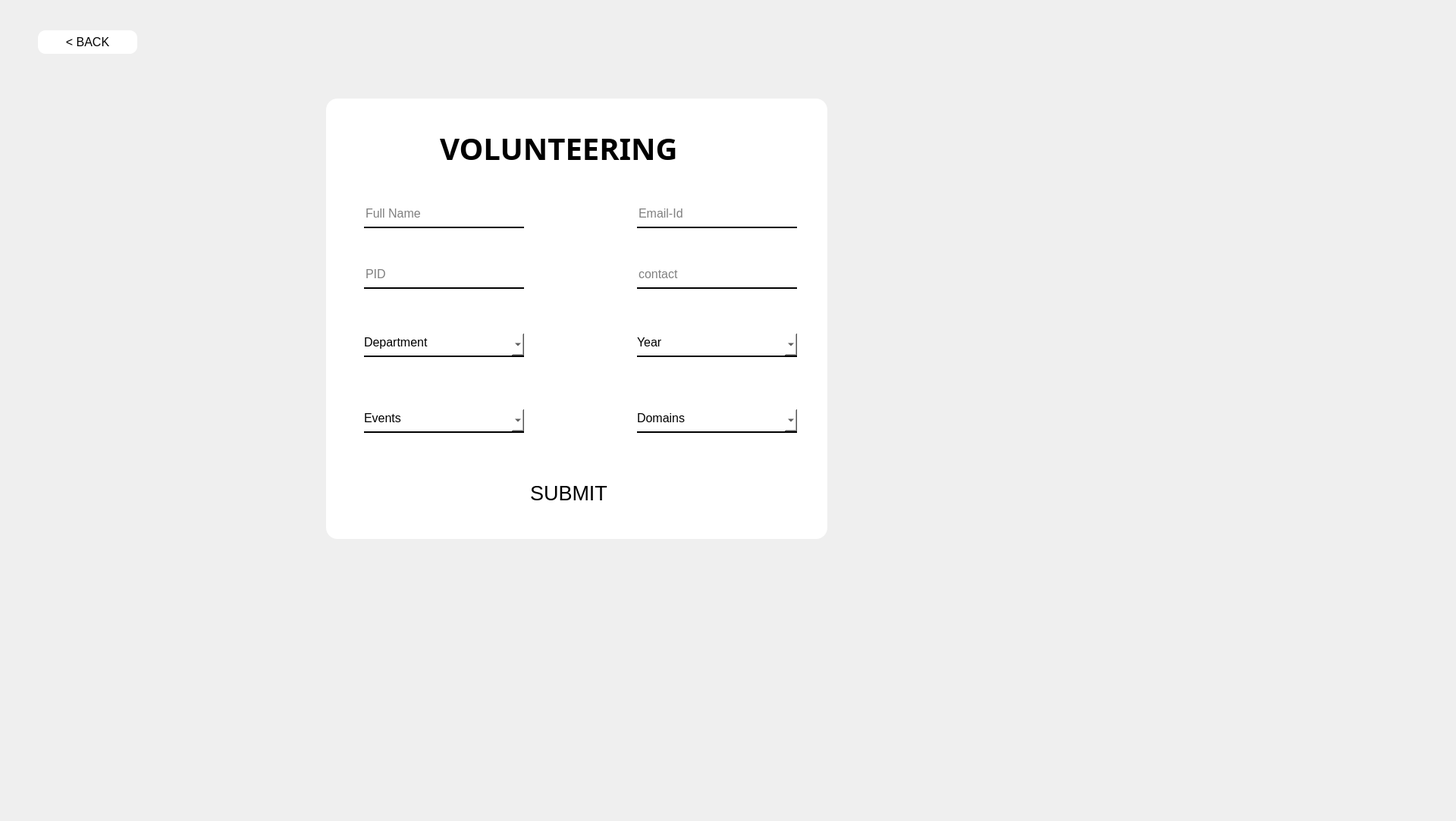
<?xml version="1.0" encoding="UTF-8"?>
<ui version="4.0">
 <class>Form</class>
 <widget class="QWidget" name="Form">
  <property name="geometry">
   <rect>
    <x>0</x>
    <y>0</y>
    <width>1920</width>
    <height>1083</height>
   </rect>
  </property>
  <property name="windowTitle">
   <string>Form</string>
  </property>
  <property name="styleSheet">
   <string notr="true">QPushButton#v_butt{
	background-color: qlineargradient(spread:pad, x1:0, y1:0., x2:1, y2:0, stop:0 rgba(20, 47,78, 219), stop:1 rgba(85, 98, 112, 226));
	color:rgba(255,255,255,210);
	border-radius:50px;
}
QPushButton#v_butt:hover{
	background-color: qlineargradient(spread:pad, x1:0, y1:0., x2:1, y2:0, stop:0 rgba(40, 67,98, 219), stop:1 rgba(105, 118, 132, 226));
}
QPushButton#v_butt:pressed{
	padding-left:5px;
	padding-top:5px;
	background-color:rgba(105,118,132,200);
}

QPushButton#v_butt_2{
	background-color: rgba(0,0,0,0);
	color:rgba(85,98,112,255);
}
QPushButton#v_butt:hover_2{
	color:rgba(155,168,182,220);
}
QPushButton#v_butt:pressed_2{
	padding-left:5px;
	padding-top:5px;
	background-color:rgba(115,128,142,255);
}

QPushButton#back3_butt{
	background-color: qlineargradient(spread:pad, x1:0, y1:0., x2:1, y2:0, stop:0 rgba(20, 47,78, 219), stop:1 rgba(85, 98, 112, 226));
	color:rgba(255,255,255,210);
	border-radius:50px;
}
QPushButton#back3_butt:hover{
	background-color: qlineargradient(spread:pad, x1:0, y1:0., x2:1, y2:0, stop:0 rgba(40, 67,98, 219), stop:1 rgba(105, 118, 132, 226));
}
QPushButton#back3_butt:pressed{
	padding-left:5px;
	padding-top:5px;
	background-color:rgba(105,118,132,200);
}

QPushButton#back3_butt_2{
	background-color: rgba(0,0,0,0);
	color:rgba(85,98,112,255);
}
QPushButton#back3_butt:hover_2{
	color:rgba(155,168,182,220);
}
QPushButton#back3_butt:pressed_2{
	padding-left:5px;
	padding-top:5px;
	background-color:rgba(115,128,142,255);
}</string>
  </property>
  <widget class="QLabel" name="label">
   <property name="geometry">
    <rect>
     <x>0</x>
     <y>0</y>
     <width>1920</width>
     <height>1080</height>
    </rect>
   </property>
   <property name="styleSheet">
    <string notr="true">background-image: url(&quot;C://Users//RIYA//OneDrive//Desktop//PyQt_is_real_shit//bg_edited.png&quot;);</string>
   </property>
   <property name="text">
    <string/>
   </property>
   <property name="pixmap">
    <pixmap>../../../Downloads/bg_edited.png</pixmap>
   </property>
  </widget>
  <widget class="QLabel" name="label_2">
   <property name="geometry">
    <rect>
     <x>430</x>
     <y>130</y>
     <width>661</width>
     <height>581</height>
    </rect>
   </property>
   <property name="styleSheet">
    <string notr="true">background-color: rgb(255, 255, 255);
border-radius : 15px;</string>
   </property>
   <property name="text">
    <string/>
   </property>
  </widget>
  <widget class="QLabel" name="label_3">
   <property name="geometry">
    <rect>
     <x>580</x>
     <y>170</y>
     <width>451</width>
     <height>51</height>
    </rect>
   </property>
   <property name="font">
    <font>
     <family>Arial Black</family>
     <pointsize>30</pointsize>
     <weight>75</weight>
     <bold>true</bold>
    </font>
   </property>
   <property name="styleSheet">
    <string notr="true">color: rgb(0, 0, 0);</string>
   </property>
   <property name="text">
    <string>VOLUNTEERING</string>
   </property>
  </widget>
  <widget class="QLineEdit" name="namefield">
   <property name="geometry">
    <rect>
     <x>480</x>
     <y>270</y>
     <width>211</width>
     <height>31</height>
    </rect>
   </property>
   <property name="font">
    <font>
     <pointsize>12</pointsize>
    </font>
   </property>
   <property name="styleSheet">
    <string notr="true">background-color:rgba(0,0,0,0);
border:none;
border-bottom:2px solid rgba(,118,132,255);
color: rgb(0, 0, 0);
padding-bottom:7px;</string>
   </property>
   <property name="text">
    <string/>
   </property>
   <property name="placeholderText">
    <string>Full Name</string>
   </property>
  </widget>
  <widget class="QLineEdit" name="contactfield">
   <property name="geometry">
    <rect>
     <x>840</x>
     <y>350</y>
     <width>211</width>
     <height>31</height>
    </rect>
   </property>
   <property name="font">
    <font>
     <pointsize>12</pointsize>
    </font>
   </property>
   <property name="styleSheet">
    <string notr="true">background-color:rgba(0,0,0,0);
border:none;
border-bottom:2px solid rgba(,118,132,255);
color: rgb(0, 0, 0);
padding-bottom:7px;</string>
   </property>
   <property name="text">
    <string/>
   </property>
   <property name="placeholderText">
    <string>contact</string>
   </property>
  </widget>
  <widget class="QLineEdit" name="emailIdfield">
   <property name="geometry">
    <rect>
     <x>840</x>
     <y>270</y>
     <width>211</width>
     <height>31</height>
    </rect>
   </property>
   <property name="font">
    <font>
     <pointsize>12</pointsize>
    </font>
   </property>
   <property name="styleSheet">
    <string notr="true">background-color:rgba(0,0,0,0);
border:none;
border-bottom:2px solid rgba(,118,132,255);
color: rgb(0, 0, 0);
padding-bottom:7px;</string>
   </property>
   <property name="text">
    <string/>
   </property>
   <property name="placeholderText">
    <string>Email-Id</string>
   </property>
  </widget>
  <widget class="QLineEdit" name="pidfield">
   <property name="geometry">
    <rect>
     <x>480</x>
     <y>350</y>
     <width>211</width>
     <height>31</height>
    </rect>
   </property>
   <property name="font">
    <font>
     <pointsize>12</pointsize>
    </font>
   </property>
   <property name="styleSheet">
    <string notr="true">background-color:rgba(0,0,0,0);
border:none;
border-bottom:2px solid rgba(,118,132,255);
color: rgb(0, 0, 0);
padding-bottom:7px;</string>
   </property>
   <property name="text">
    <string/>
   </property>
   <property name="placeholderText">
    <string>PID</string>
   </property>
  </widget>
  <widget class="QComboBox" name="eventfield">
   <property name="geometry">
    <rect>
     <x>480</x>
     <y>540</y>
     <width>211</width>
     <height>31</height>
    </rect>
   </property>
   <property name="font">
    <font>
     <pointsize>12</pointsize>
    </font>
   </property>
   <property name="styleSheet">
    <string notr="true">background-color: rgb(255, 255, 255);
border:none;
border-bottom:2px solid rgba(,118,132,255);
color: rgb(0, 0, 0);
padding-bottom:7px;</string>
   </property>
   <property name="editable">
    <bool>false</bool>
   </property>
   <property name="currentIndex">
    <number>0</number>
   </property>
   <property name="frame">
    <bool>true</bool>
   </property>
   <item>
    <property name="text">
     <string>Events</string>
    </property>
   </item>
   <item>
    <property name="text">
     <string>Iris</string>
    </property>
   </item>
   <item>
    <property name="text">
     <string>Ignitra</string>
    </property>
   </item>
   <item>
    <property name="text">
     <string>Mosaic</string>
    </property>
   </item>
   <item>
    <property name="text">
     <string>Industrial Visits</string>
    </property>
   </item>
  </widget>
  <widget class="QPushButton" name="v_butt">
   <property name="geometry">
    <rect>
     <x>650</x>
     <y>630</y>
     <width>200</width>
     <height>40</height>
    </rect>
   </property>
   <property name="font">
    <font>
     <pointsize>20</pointsize>
    </font>
   </property>
   <property name="styleSheet">
    <string notr="true">color: rgb(0, 0, 0);</string>
   </property>
   <property name="text">
    <string>SUBMIT</string>
   </property>
  </widget>
  <widget class="QComboBox" name="domainfield">
   <property name="geometry">
    <rect>
     <x>840</x>
     <y>540</y>
     <width>211</width>
     <height>31</height>
    </rect>
   </property>
   <property name="font">
    <font>
     <pointsize>12</pointsize>
    </font>
   </property>
   <property name="styleSheet">
    <string notr="true">background-color: rgb(255, 255, 255);
border:none;
border-bottom:2px solid rgba(,118,132,255);
color: rgb(0, 0, 0);
padding-bottom:7px;</string>
   </property>
   <property name="editable">
    <bool>false</bool>
   </property>
   <property name="currentIndex">
    <number>0</number>
   </property>
   <property name="frame">
    <bool>true</bool>
   </property>
   <item>
    <property name="text">
     <string>Domains</string>
    </property>
   </item>
   <item>
    <property name="text">
     <string>Marketting</string>
    </property>
   </item>
   <item>
    <property name="text">
     <string>Management</string>
    </property>
   </item>
   <item>
    <property name="text">
     <string>PR</string>
    </property>
   </item>
   <item>
    <property name="text">
     <string>Logistics</string>
    </property>
   </item>
   <item>
    <property name="text">
     <string>Social-Media</string>
    </property>
   </item>
  </widget>
  <widget class="QPushButton" name="back3_butt">
   <property name="geometry">
    <rect>
     <x>50</x>
     <y>40</y>
     <width>131</width>
     <height>31</height>
    </rect>
   </property>
   <property name="font">
    <font>
     <pointsize>12</pointsize>
    </font>
   </property>
   <property name="styleSheet">
    <string notr="true">color:black;
border-radius:10px;
background-color: rgb(255, 255, 255);</string>
   </property>
   <property name="text">
    <string>&lt; BACK</string>
   </property>
  </widget>
  <widget class="QComboBox" name="deptfield">
   <property name="geometry">
    <rect>
     <x>480</x>
     <y>440</y>
     <width>211</width>
     <height>31</height>
    </rect>
   </property>
   <property name="font">
    <font>
     <pointsize>12</pointsize>
    </font>
   </property>
   <property name="styleSheet">
    <string notr="true">background-color: rgb(255, 255, 255);
border:none;
border-bottom:2px solid rgba(,118,132,255);
color: rgb(0, 0, 0);
padding-bottom:7px;</string>
   </property>
   <item>
    <property name="text">
     <string>Department</string>
    </property>
   </item>
   <item>
    <property name="text">
     <string>CS</string>
    </property>
   </item>
   <item>
    <property name="text">
     <string>IT</string>
    </property>
   </item>
   <item>
    <property name="text">
     <string>Mech</string>
    </property>
   </item>
   <item>
    <property name="text">
     <string>EXTC</string>
    </property>
   </item>
   <item>
    <property name="text">
     <string>Elec</string>
    </property>
   </item>
  </widget>
  <widget class="QComboBox" name="yearfield">
   <property name="geometry">
    <rect>
     <x>840</x>
     <y>440</y>
     <width>211</width>
     <height>31</height>
    </rect>
   </property>
   <property name="font">
    <font>
     <pointsize>12</pointsize>
    </font>
   </property>
   <property name="styleSheet">
    <string notr="true">background-color: rgb(255, 255, 255);
border:none;
border-bottom:2px solid rgba(,118,132,255);
color: rgb(0, 0, 0);
padding-bottom:7px;</string>
   </property>
   <item>
    <property name="text">
     <string>Year</string>
    </property>
   </item>
   <item>
    <property name="text">
     <string>FE</string>
    </property>
   </item>
   <item>
    <property name="text">
     <string>SE</string>
    </property>
   </item>
   <item>
    <property name="text">
     <string>TE</string>
    </property>
   </item>
   <item>
    <property name="text">
     <string>BE</string>
    </property>
   </item>
  </widget>
  <widget class="QLabel" name="error">
   <property name="geometry">
    <rect>
     <x>620</x>
     <y>590</y>
     <width>331</width>
     <height>20</height>
    </rect>
   </property>
   <property name="styleSheet">
    <string notr="true">color:red;</string>
   </property>
   <property name="text">
    <string/>
   </property>
  </widget>
  <zorder>label</zorder>
  <zorder>label_2</zorder>
  <zorder>label_3</zorder>
  <zorder>namefield</zorder>
  <zorder>contactfield</zorder>
  <zorder>emailIdfield</zorder>
  <zorder>pidfield</zorder>
  <zorder>eventfield</zorder>
  <zorder>v_butt</zorder>
  <zorder>domainfield</zorder>
  <zorder>deptfield</zorder>
  <zorder>yearfield</zorder>
  <zorder>error</zorder>
  <zorder>back3_butt</zorder>
 </widget>
 <resources>
  <include location="images.qrc"/>
 </resources>
 <connections/>
</ui>
